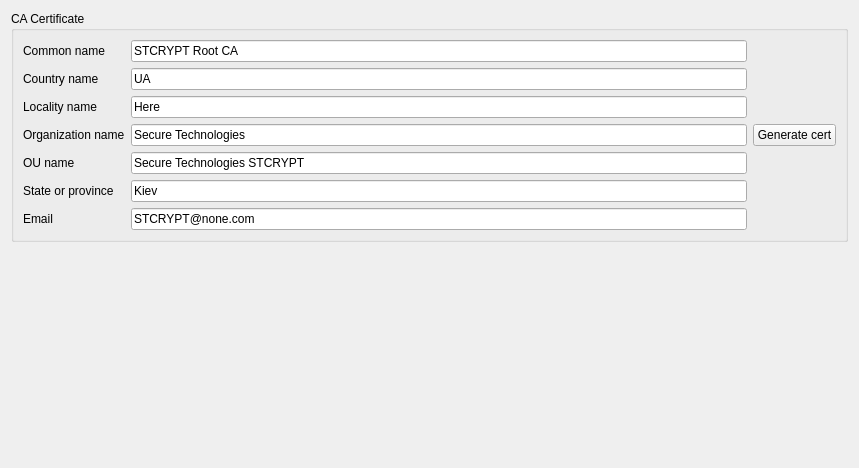
<?xml version="1.0" encoding="UTF-8"?>
<ui version="4.0">
 <class>ca_generate_root_ca_cert_t</class>
 <widget class="QWidget" name="ca_generate_root_ca_cert_t">
  <property name="geometry">
   <rect>
    <x>0</x>
    <y>0</y>
    <width>859</width>
    <height>468</height>
   </rect>
  </property>
  <property name="windowTitle">
   <string>Form</string>
  </property>
  <layout class="QVBoxLayout" name="verticalLayout_2">
   <item>
    <widget class="QGroupBox" name="request_cert_group">
     <property name="title">
      <string>CA Certificate</string>
     </property>
     <layout class="QVBoxLayout" name="verticalLayout">
      <item>
       <layout class="QHBoxLayout" name="horizontalLayout_2">
        <item>
         <layout class="QGridLayout" name="gridLayout_2">
          <item row="0" column="0">
           <widget class="QLabel" name="label_7">
            <property name="text">
             <string>Common name</string>
            </property>
           </widget>
          </item>
          <item row="1" column="0">
           <widget class="QLabel" name="label_8">
            <property name="text">
             <string>Country name</string>
            </property>
           </widget>
          </item>
          <item row="2" column="0">
           <widget class="QLabel" name="label_9">
            <property name="text">
             <string>Locality name</string>
            </property>
           </widget>
          </item>
          <item row="3" column="0">
           <widget class="QLabel" name="label_10">
            <property name="text">
             <string>Organization name</string>
            </property>
           </widget>
          </item>
          <item row="4" column="0">
           <widget class="QLabel" name="label_11">
            <property name="text">
             <string>OU name</string>
            </property>
           </widget>
          </item>
          <item row="5" column="0">
           <widget class="QLabel" name="label_12">
            <property name="text">
             <string>State or province</string>
            </property>
           </widget>
          </item>
          <item row="0" column="1">
           <widget class="QLineEdit" name="common_name_edit">
            <property name="text">
             <string>STCRYPT Root CA</string>
            </property>
           </widget>
          </item>
          <item row="1" column="1">
           <widget class="QLineEdit" name="country_name_edit">
            <property name="text">
             <string>UA</string>
            </property>
           </widget>
          </item>
          <item row="2" column="1">
           <widget class="QLineEdit" name="locality_name_edit">
            <property name="text">
             <string>Here</string>
            </property>
           </widget>
          </item>
          <item row="3" column="1">
           <widget class="QLineEdit" name="organization_name_edit">
            <property name="text">
             <string>Secure Technologies</string>
            </property>
           </widget>
          </item>
          <item row="4" column="1">
           <widget class="QLineEdit" name="organization_unit_name_edit">
            <property name="text">
             <string>Secure Technologies STCRYPT</string>
            </property>
           </widget>
          </item>
          <item row="5" column="1">
           <widget class="QLineEdit" name="state_or_province_name_edit">
            <property name="text">
             <string>Kiev</string>
            </property>
           </widget>
          </item>
          <item row="6" column="1">
           <widget class="QLineEdit" name="email_name_edit">
            <property name="text">
             <string>STCRYPT@none.com</string>
            </property>
           </widget>
          </item>
          <item row="6" column="0">
           <widget class="QLabel" name="label_13">
            <property name="text">
             <string>Email</string>
            </property>
           </widget>
          </item>
         </layout>
        </item>
        <item>
         <widget class="QPushButton" name="generate_cert_button">
          <property name="sizePolicy">
           <sizepolicy hsizetype="Fixed" vsizetype="Fixed">
            <horstretch>0</horstretch>
            <verstretch>0</verstretch>
           </sizepolicy>
          </property>
          <property name="text">
           <string>Generate cert</string>
          </property>
         </widget>
        </item>
       </layout>
      </item>
     </layout>
    </widget>
   </item>
   <item>
    <spacer name="verticalSpacer">
     <property name="orientation">
      <enum>Qt::Vertical</enum>
     </property>
     <property name="sizeHint" stdset="0">
      <size>
       <width>20</width>
       <height>40</height>
      </size>
     </property>
    </spacer>
   </item>
  </layout>
 </widget>
 <resources/>
 <connections>
  <connection>
   <sender>generate_cert_button</sender>
   <signal>clicked()</signal>
   <receiver>ca_generate_root_ca_cert_t</receiver>
   <slot>generate_ca_cert_clicked()</slot>
   <hints>
    <hint type="sourcelabel">
     <x>811</x>
     <y>125</y>
    </hint>
    <hint type="destinationlabel">
     <x>566</x>
     <y>334</y>
    </hint>
   </hints>
  </connection>
 </connections>
 <slots>
  <slot>generate_ca_cert_clicked()</slot>
 </slots>
</ui>
